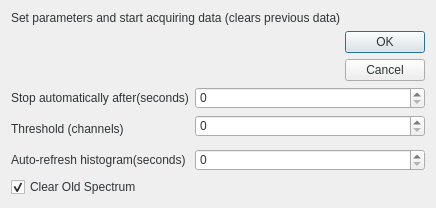
<?xml version="1.0" encoding="UTF-8"?>
<ui version="4.0">
 <class>Dialog</class>
 <widget class="QDialog" name="Dialog">
  <property name="geometry">
   <rect>
    <x>0</x>
    <y>0</y>
    <width>436</width>
    <height>202</height>
   </rect>
  </property>
  <property name="windowTitle">
   <string>Start Acquisition</string>
  </property>
  <property name="styleSheet">
   <string notr="true">color: rgb(46, 52, 54);</string>
  </property>
  <layout class="QGridLayout" name="gridLayout">
   <item row="3" column="0" rowspan="2">
    <widget class="QLabel" name="message_2">
     <property name="text">
      <string>Threshold (channels)</string>
     </property>
    </widget>
   </item>
   <item row="2" column="1" colspan="3">
    <widget class="QSpinBox" name="stopBox"/>
   </item>
   <item row="0" column="0" colspan="4">
    <widget class="QLabel" name="message">
     <property name="text">
      <string>Set parameters and start acquiring data (clears previous data)</string>
     </property>
    </widget>
   </item>
   <item row="1" column="3">
    <widget class="QDialogButtonBox" name="buttonBox">
     <property name="orientation">
      <enum>Qt::Vertical</enum>
     </property>
     <property name="standardButtons">
      <set>QDialogButtonBox::Cancel|QDialogButtonBox::Ok</set>
     </property>
    </widget>
   </item>
   <item row="2" column="0">
    <widget class="QLabel" name="message_3">
     <property name="text">
      <string>Stop automatically after(seconds)</string>
     </property>
    </widget>
   </item>
   <item row="5" column="1" colspan="3">
    <widget class="QSpinBox" name="refreshBox"/>
   </item>
   <item row="3" column="1" colspan="3">
    <widget class="QSpinBox" name="thresholdBox"/>
   </item>
   <item row="5" column="0">
    <widget class="QLabel" name="message_4">
     <property name="text">
      <string>Auto-refresh histogram(seconds)</string>
     </property>
    </widget>
   </item>
   <item row="6" column="0">
    <widget class="QCheckBox" name="clearBox">
     <property name="text">
      <string>Clear Old Spectrum</string>
     </property>
     <property name="checked">
      <bool>true</bool>
     </property>
    </widget>
   </item>
  </layout>
 </widget>
 <resources/>
 <connections>
  <connection>
   <sender>buttonBox</sender>
   <signal>accepted()</signal>
   <receiver>Dialog</receiver>
   <slot>accept()</slot>
   <hints>
    <hint type="sourcelabel">
     <x>248</x>
     <y>254</y>
    </hint>
    <hint type="destinationlabel">
     <x>157</x>
     <y>274</y>
    </hint>
   </hints>
  </connection>
  <connection>
   <sender>buttonBox</sender>
   <signal>rejected()</signal>
   <receiver>Dialog</receiver>
   <slot>reject()</slot>
   <hints>
    <hint type="sourcelabel">
     <x>316</x>
     <y>260</y>
    </hint>
    <hint type="destinationlabel">
     <x>286</x>
     <y>274</y>
    </hint>
   </hints>
  </connection>
 </connections>
</ui>
